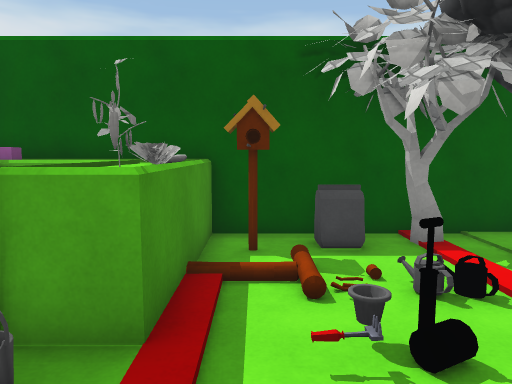
[1] (above)

12 first-person views from a walk through a Unity game level. The camera is 1.4 m above the floor, tilts 6° down and sees 70° across. The floor is counted in squares, 1 m on a side. Each view is taken from the middle of a square. On the plan, view 1 faces up. The plan holds only what a view shows up to about 16 squares ahead; the rest is blank. The place goes on beyond the plan. The player character is not drawn. Some animated figures are left out. Surface patterns are stand-ins for the level's own textures.

[2]
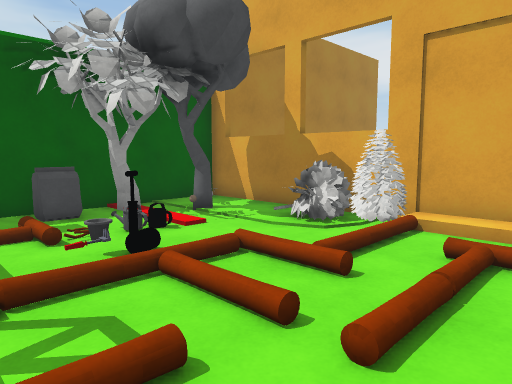

[3]
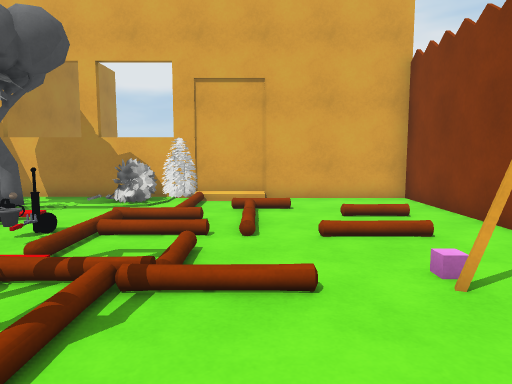

[4]
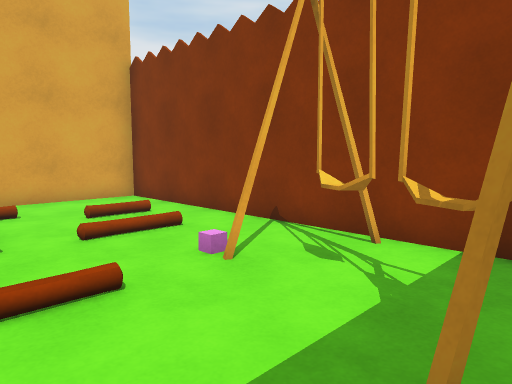

[5]
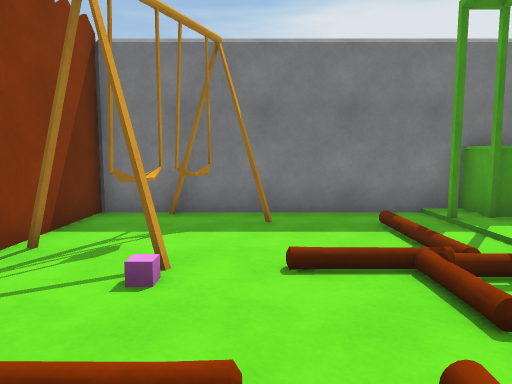

[6]
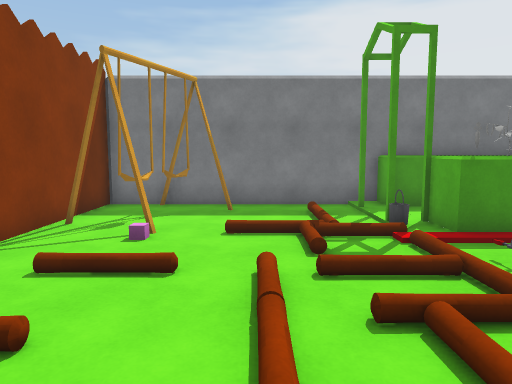

[7]
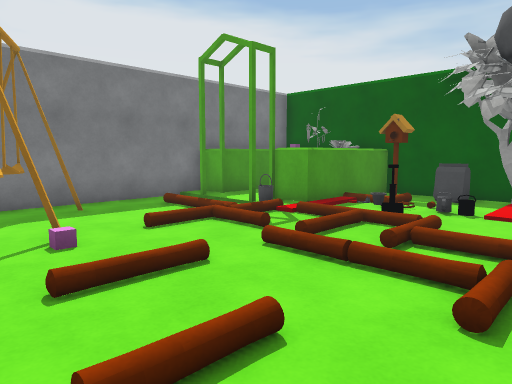

[8]
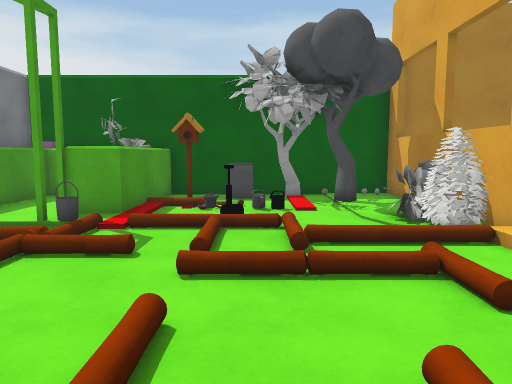

[9]
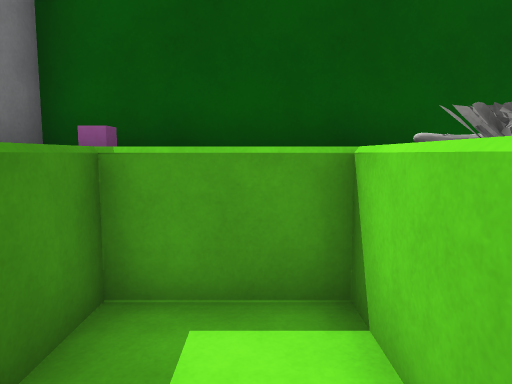

[10]
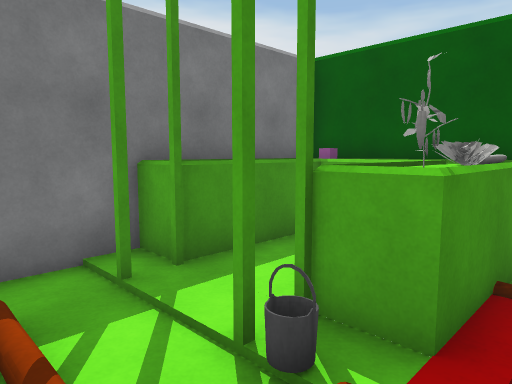

[11]
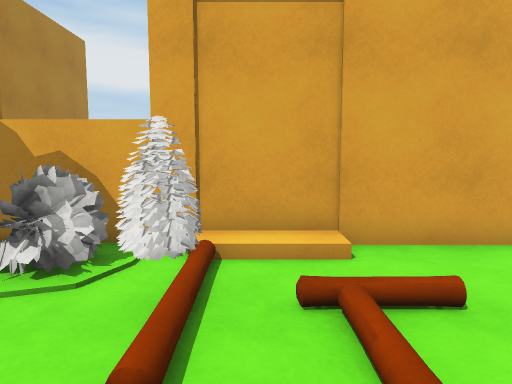

[12]
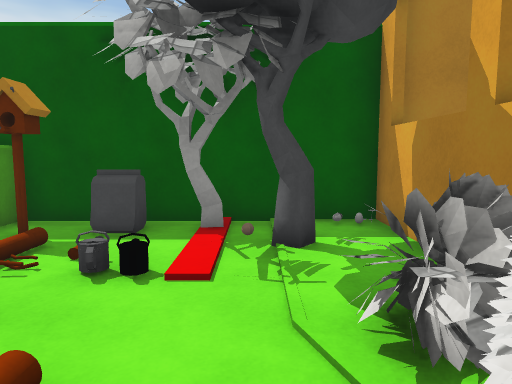

### Floor plan
Key: @ floor where view 1 was taken; # wall or solid block; . main floor; : floor 0.25 m higher than the main floor; / step, stairs or slope; ^ raised ledge; C pink cube; T tree; F flowerpot; B bucket; O other object.
Columns run from 6 left of view 1 to 7 right of it. Each row starts with its distance up from view 1.
  8 ##############
  7 #C ^^^ ###..O#
  6 #^^.O^OO##T#.#
  5 #^..#O...###.#
  4 #^..#^.......#
  3 #^#.^#.OF..OO#
  2 #.#.B///:..OO#
  1 #..../././/OO#
  0 #..../@/./..:#
 -1 #...././///.:#
 -2 ##...../../..#
 -3 ###..#...:...#
 -4 ##..#....:...#
 -5 #............#
 -6 ##############

Where each view was taken, in squares from view 1:
view 1: 0 up, 0 right, facing up
view 2: 2 down, 1 left, facing up-right
view 3: 1 down, 5 left, facing right
view 4: 0 up, 5 left, facing down-right
view 5: 2 down, 3 right, facing left
view 6: 1 down, 6 right, facing left
view 7: 5 down, 5 right, facing up-left
view 8: 5 down, 2 right, facing up
view 9: 3 up, 3 left, facing up
view 10: 0 up, 0 right, facing up-left
view 11: 0 up, 1 right, facing right
view 12: 0 up, 4 right, facing up
